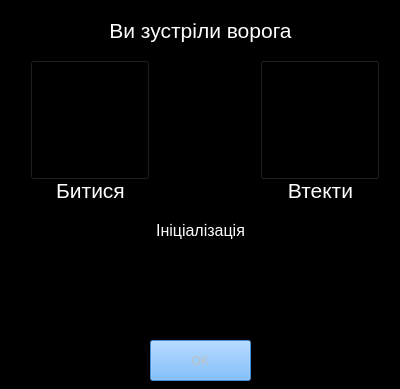
<?xml version="1.0" encoding="UTF-8"?>
<ui version="4.0">
 <class>Dialog_fight</class>
 <widget class="QDialog" name="Dialog_fight">
  <property name="geometry">
   <rect>
    <x>0</x>
    <y>0</y>
    <width>400</width>
    <height>389</height>
   </rect>
  </property>
  <property name="minimumSize">
   <size>
    <width>400</width>
    <height>389</height>
   </size>
  </property>
  <property name="maximumSize">
   <size>
    <width>400</width>
    <height>389</height>
   </size>
  </property>
  <property name="palette">
   <palette>
    <active>
     <colorrole role="Button">
      <brush brushstyle="SolidPattern">
       <color alpha="255">
        <red>0</red>
        <green>0</green>
        <blue>0</blue>
       </color>
      </brush>
     </colorrole>
     <colorrole role="Base">
      <brush brushstyle="SolidPattern">
       <color alpha="255">
        <red>0</red>
        <green>0</green>
        <blue>0</blue>
       </color>
      </brush>
     </colorrole>
     <colorrole role="Window">
      <brush brushstyle="SolidPattern">
       <color alpha="255">
        <red>0</red>
        <green>0</green>
        <blue>0</blue>
       </color>
      </brush>
     </colorrole>
    </active>
    <inactive>
     <colorrole role="Button">
      <brush brushstyle="SolidPattern">
       <color alpha="255">
        <red>0</red>
        <green>0</green>
        <blue>0</blue>
       </color>
      </brush>
     </colorrole>
     <colorrole role="Base">
      <brush brushstyle="SolidPattern">
       <color alpha="255">
        <red>0</red>
        <green>0</green>
        <blue>0</blue>
       </color>
      </brush>
     </colorrole>
     <colorrole role="Window">
      <brush brushstyle="SolidPattern">
       <color alpha="255">
        <red>0</red>
        <green>0</green>
        <blue>0</blue>
       </color>
      </brush>
     </colorrole>
    </inactive>
    <disabled>
     <colorrole role="Button">
      <brush brushstyle="SolidPattern">
       <color alpha="255">
        <red>0</red>
        <green>0</green>
        <blue>0</blue>
       </color>
      </brush>
     </colorrole>
     <colorrole role="Base">
      <brush brushstyle="SolidPattern">
       <color alpha="255">
        <red>0</red>
        <green>0</green>
        <blue>0</blue>
       </color>
      </brush>
     </colorrole>
     <colorrole role="Window">
      <brush brushstyle="SolidPattern">
       <color alpha="255">
        <red>0</red>
        <green>0</green>
        <blue>0</blue>
       </color>
      </brush>
     </colorrole>
    </disabled>
   </palette>
  </property>
  <property name="windowTitle">
   <string>Битва</string>
  </property>
  <property name="windowIcon">
   <iconset>
    <normaloff>../../../../JAVA_PROJECT_SSD/python_game/assets/fight.png</normaloff>../../../../JAVA_PROJECT_SSD/python_game/assets/fight.png</iconset>
  </property>
  <property name="styleSheet">
   <string notr="true">background-color:rgb(0, 0,0)</string>
  </property>
  <widget class="QPushButton" name="btn_fightOK">
   <property name="enabled">
    <bool>false</bool>
   </property>
   <property name="geometry">
    <rect>
     <x>150</x>
     <y>340</y>
     <width>101</width>
     <height>41</height>
    </rect>
   </property>
   <property name="autoFillBackground">
    <bool>false</bool>
   </property>
   <property name="styleSheet">
    <string notr="true">background-color:rgb(85, 170, 255)</string>
   </property>
   <property name="text">
    <string>OK</string>
   </property>
  </widget>
  <widget class="QLabel" name="label_welcome1">
   <property name="geometry">
    <rect>
     <x>20</x>
     <y>10</y>
     <width>361</width>
     <height>41</height>
    </rect>
   </property>
   <property name="font">
    <font>
     <pointsize>16</pointsize>
    </font>
   </property>
   <property name="autoFillBackground">
    <bool>false</bool>
   </property>
   <property name="styleSheet">
    <string notr="true">color: white;</string>
   </property>
   <property name="text">
    <string>Ви зустріли ворога</string>
   </property>
   <property name="alignment">
    <set>Qt::AlignCenter</set>
   </property>
  </widget>
  <widget class="QLabel" name="label_info_battle1">
   <property name="geometry">
    <rect>
     <x>20</x>
     <y>220</y>
     <width>361</width>
     <height>21</height>
    </rect>
   </property>
   <property name="font">
    <font>
     <pointsize>12</pointsize>
     <weight>50</weight>
     <bold>false</bold>
    </font>
   </property>
   <property name="autoFillBackground">
    <bool>false</bool>
   </property>
   <property name="styleSheet">
    <string notr="true">color: white;</string>
   </property>
   <property name="text">
    <string>Ініціалізація</string>
   </property>
   <property name="alignment">
    <set>Qt::AlignCenter</set>
   </property>
  </widget>
  <widget class="QPushButton" name="btn_fight">
   <property name="geometry">
    <rect>
     <x>30</x>
     <y>60</y>
     <width>120</width>
     <height>120</height>
    </rect>
   </property>
   <property name="text">
    <string notr="true"/>
   </property>
   <property name="icon">
    <iconset>
     <normaloff>../../../../JAVA_PROJECT_SSD/python_game/assets/fight.png</normaloff>../../../../JAVA_PROJECT_SSD/python_game/assets/fight.png</iconset>
   </property>
   <property name="iconSize">
    <size>
     <width>120</width>
     <height>120</height>
    </size>
   </property>
   <property name="checkable">
    <bool>false</bool>
   </property>
   <property name="checked">
    <bool>false</bool>
   </property>
   <property name="autoRepeat">
    <bool>false</bool>
   </property>
  </widget>
  <widget class="QPushButton" name="btn_run">
   <property name="geometry">
    <rect>
     <x>260</x>
     <y>60</y>
     <width>120</width>
     <height>120</height>
    </rect>
   </property>
   <property name="text">
    <string notr="true"/>
   </property>
   <property name="icon">
    <iconset>
     <normaloff>../../../../JAVA_PROJECT_SSD/python_game/assets/run.png</normaloff>../../../../JAVA_PROJECT_SSD/python_game/assets/run.png</iconset>
   </property>
   <property name="iconSize">
    <size>
     <width>120</width>
     <height>120</height>
    </size>
   </property>
   <property name="checkable">
    <bool>false</bool>
   </property>
   <property name="checked">
    <bool>false</bool>
   </property>
   <property name="autoRepeat">
    <bool>false</bool>
   </property>
  </widget>
  <widget class="QLabel" name="label1">
   <property name="geometry">
    <rect>
     <x>260</x>
     <y>180</y>
     <width>121</width>
     <height>21</height>
    </rect>
   </property>
   <property name="font">
    <font>
     <pointsize>16</pointsize>
    </font>
   </property>
   <property name="autoFillBackground">
    <bool>false</bool>
   </property>
   <property name="styleSheet">
    <string notr="true">color: white;</string>
   </property>
   <property name="text">
    <string>Втекти</string>
   </property>
   <property name="alignment">
    <set>Qt::AlignCenter</set>
   </property>
  </widget>
  <widget class="QLabel" name="label2">
   <property name="geometry">
    <rect>
     <x>30</x>
     <y>180</y>
     <width>121</width>
     <height>21</height>
    </rect>
   </property>
   <property name="font">
    <font>
     <pointsize>16</pointsize>
    </font>
   </property>
   <property name="autoFillBackground">
    <bool>false</bool>
   </property>
   <property name="styleSheet">
    <string notr="true">color: white;</string>
   </property>
   <property name="text">
    <string>Битися</string>
   </property>
   <property name="alignment">
    <set>Qt::AlignCenter</set>
   </property>
  </widget>
  <widget class="QLabel" name="label_info_battle2">
   <property name="geometry">
    <rect>
     <x>20</x>
     <y>260</y>
     <width>361</width>
     <height>21</height>
    </rect>
   </property>
   <property name="font">
    <font>
     <pointsize>12</pointsize>
    </font>
   </property>
   <property name="autoFillBackground">
    <bool>false</bool>
   </property>
   <property name="styleSheet">
    <string notr="true">color: white;</string>
   </property>
   <property name="text">
    <string/>
   </property>
   <property name="alignment">
    <set>Qt::AlignCenter</set>
   </property>
  </widget>
  <widget class="QLabel" name="label_info_battle3">
   <property name="geometry">
    <rect>
     <x>20</x>
     <y>300</y>
     <width>361</width>
     <height>21</height>
    </rect>
   </property>
   <property name="font">
    <font>
     <pointsize>12</pointsize>
    </font>
   </property>
   <property name="autoFillBackground">
    <bool>false</bool>
   </property>
   <property name="styleSheet">
    <string notr="true">color: white;</string>
   </property>
   <property name="text">
    <string/>
   </property>
   <property name="alignment">
    <set>Qt::AlignCenter</set>
   </property>
  </widget>
 </widget>
 <resources/>
 <connections/>
</ui>
